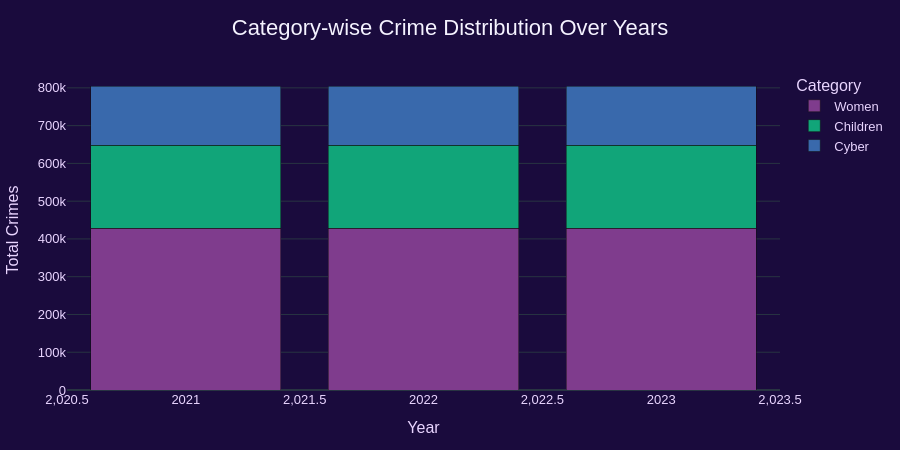

The code cell stored with this chart in its notebook:
### Code cell
stack_df = (
    dff[dff["Dataset"] != "IPC"]
    .groupby(["Year", "Dataset"])["Value"]
    .sum()
    .reset_index()
)

fig_new = px.bar(
    stack_df,
    x="Year",
    y="Value",
    color="Dataset",
    title="Category-wise Crime Distribution Over Years",
    barmode="stack",
    color_discrete_sequence=px.colors.qualitative.Bold,
    category_orders={"Dataset": ["Women", "Children", "Cyber"]}
)

fig_new.update_layout(
    height=450,
    xaxis=dict(title="Year"),
    yaxis=dict(title="Total Crimes"),
    legend=dict(title="Category"),
    margin=dict(l=60, r=60, t=70, b=60)
)

fig_new.show()

### Figure 1 — Plotly figure (JSON) as saved in the notebook; plotly's stock layout.template omitted (floating-point values rounded to 4 significant figures)
{"data": [{"hovertemplate": "Dataset=Women<br>Year=%{x}<br>Value=%{y}<extra></extra>", "legendgroup": "Women", "marker": {"color": "rgb(127, 60, 141)", "pattern": {"shape": ""}}, "name": "Women", "orientation": "v", "showlegend": true, "textposition": "auto", "type": "bar", "x": [2021, 2022, 2023], "xaxis": "x", "y": [428200.0, 428200.0, 428200.0], "yaxis": "y"}, {"hovertemplate": "Dataset=Children<br>Year=%{x}<br>Value=%{y}<extra></extra>", "legendgroup": "Children", "marker": {"color": "rgb(17, 165, 121)", "pattern": {"shape": ""}}, "name": "Children", "orientation": "v", "showlegend": true, "textposition": "auto", "type": "bar", "x": [2021, 2022, 2023], "xaxis": "x", "y": [219800.0, 219800.0, 219800.0], "yaxis": "y"}, {"hovertemplate": "Dataset=Cyber<br>Year=%{x}<br>Value=%{y}<extra></extra>", "legendgroup": "Cyber", "marker": {"color": "rgb(57, 105, 172)", "pattern": {"shape": ""}}, "name": "Cyber", "orientation": "v", "showlegend": true, "textposition": "auto", "type": "bar", "x": [2021, 2022, 2023], "xaxis": "x", "y": [156900.0, 156900.0, 156900.0], "yaxis": "y"}], "layout": {"barmode": "stack", "height": 450, "legend": {"title": {"text": "Category"}, "tracegroupgap": 0}, "margin": {"b": 60, "l": 60, "r": 60, "t": 70}, "title": {"text": "Category-wise Crime Distribution Over Years"}, "xaxis": {"anchor": "y", "domain": [0, 1], "title": {"text": "Year"}}, "yaxis": {"anchor": "x", "domain": [0, 1], "title": {"text": "Total Crimes"}}}}
